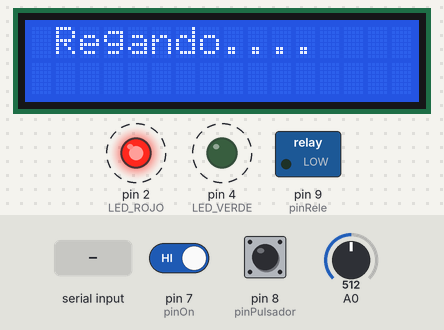
Bench run of a sketch on a simulated Arduino Uno, built with avr-gcc and run on an emulated ATmega328P. On the bench: 16×2 character LCD, switched loads named in the sketch (green lamp = pin HIGH), output pins drawn as LEDs (lit = HIGH). Dashed ring = blinking. The inputs (shaded band) are chosen by the test bench; at power-on: A0 = 512, pin 7 (pinOn) HIGH, pin 8 (pinPulsador) HIGH. The local clock reads 2024-03-15 10:24:30 at power-on unless the sketch sets it; what the sketch prints to the serial monitor is not drawn.

Above: at 5.59 s.
6.1 s: A0 set to 683
7.6 s: A0 set to 718
At 8.8 s:
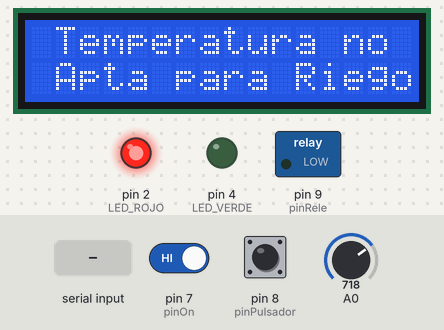
9.1 s: "T" received over Serial
At 11.0 s:
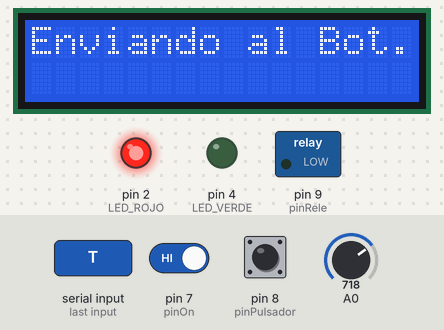
12.1 s: pin 7 (pinOn) driven LOW
At 14.9 s:
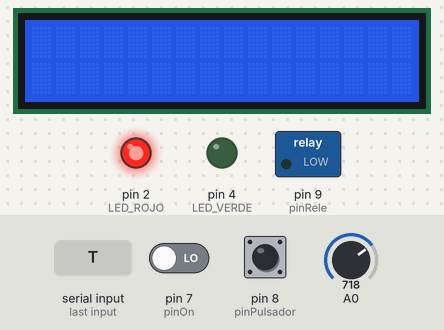
15.1 s: A0 set to 690
At 17.4 s:
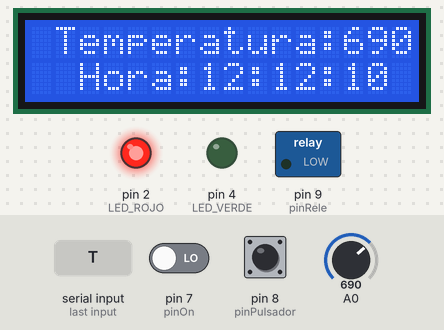
Timing chart, 0 to 54.6 s (numbered marks = the images above; inputs shaded):
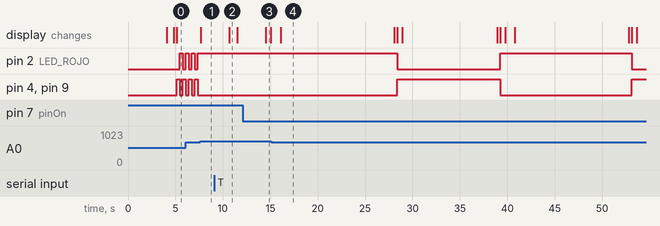

Measured:
- the behaviour switches between 700 and 701 on A0 (found by bisection; images 0 and 1)
- after the input at 7.6 s, pin 2 (LED_ROJO): stops changing and stays HIGH; pin 4 (LED_VERDE), pin 9 (pinRele): stops changing and stays LOW; the display: changes after 0.07 s (image 1)
- after the input at 9.1 s, the display: changes after 1.6 s (image 2)
- after the input at 12.1 s, the display: first differs from a run without the input after 2.4 s (image 3)
- after the input at 15.1 s, pin 2 (LED_ROJO): HIGH → LOW after 13.3 s, → HIGH 10.8 s later, → LOW 13.9 s later; pin 4 (LED_VERDE), pin 9 (pinRele): LOW → HIGH after 13.3 s, → LOW 10.8 s later, → HIGH 13.9 s later
- by itself, pin 2 (LED_ROJO), pin 4 (LED_VERDE), pin 9 (pinRele): alternates HIGH for 0.32 s and LOW for 0.32 s
- what the display in image 2 shows lasts 0.8 s, from 10.7 s to 11.5 s

The sketch:

riegochatbot.ino
```cpp
// Incluimos librerías
#include <Wire.h>
#include "RTClib.h"
#include <LiquidCrystal_I2C.h> // Libreria LCD_I2C

LiquidCrystal_I2C lcd(0x27, 16, 2); // si no sale con esta direccion  puedes usar (0x3f,16,2) || (0x27,16,2)  ||(0x20,16,2)

// Variables pines
const byte pinPulsador = 8;
const byte pinRele = 9;

// Instancia a la clase RTC_DS3231
RTC_DS3231 rtc;

// Parámetros de riego
const byte diasRiego = 1;
const byte horaRiego = 18;
byte contadorDias = 0;
boolean centinelaHora = true;

// Tiempo de riego
const long duracionRiego = 10000; // Cuánto tiempo riega en milisegundos
unsigned long marcaTiempo; // Marca de tiempo para contar los milisegundos
int LimiteHumedo = 700;

//Inicializamos variable para lectura del Button Light
const int pinOn = 7;
int On = HIGH;

void setup() {

  lcd.init();
  lcd.backlight();
  lcd.clear();
  lcd.setCursor(0, 0);
  lcd.print("Sistema de Riego");
  lcd.setCursor (0, 1);
  lcd.print("  Automatizado");
  delay(4000);
  lcd.clear();
  delay(700);
  lcd.noBacklight();

  // Configuración comunicación serie
  Serial.begin(9600);

  // Modo de los pines
  pinMode(pinPulsador, INPUT_PULLUP);
  pinMode(pinRele, OUTPUT);
  pinMode(2, OUTPUT); //LED ROJO
  pinMode(4, OUTPUT); //LED VERDE
  pinMode(pinOn, INPUT); //Boton backlight LCD

  // Iniciamos el rtc
  if (!rtc.begin()) {
    lcd.print("Falta RTC");
    while (1);
  }

  // Ajuste de fecha y hora. Año/Mes/Dia - Hora/Minutos/Segundos
  rtc.adjust(DateTime(2019, 5, 10, 12, 12, 00));
}

void loop() {

  // Obtenemos la fecha
  DateTime tiempoReferencia = rtc.now();

  //Lectura digital del pin boton consulta
  On = digitalRead(pinOn);

  //mandar mensaje a puerto serie en función del valor leido
  if (On == LOW) {
    lcd.backlight();
    delay(500);
    lcd.clear();
    if (digitalRead(pinRele) == 0) {
      lcd.print("  Riego Apagado");
      delay(1000);
      lcd.clear();
      lcd.setCursor(0, 0);
      lcd.print(" Temperatura: ");
      lcd.setCursor(13, 0);
      lcd.print(analogRead(A0));
      lcd.setCursor(2, 1);
      lcd.print("Hora:");
      lcd.print(tiempoReferencia.hour(), DEC);
      lcd.print(':');
      lcd.print(tiempoReferencia.minute(), DEC);
      lcd.print(':');
      lcd.print(tiempoReferencia.second(), DEC);
      lcd.print(' ');
      lcd.println();
      lcd.display();
      delay(2000);
    }
    else {
      lcd.print(" Riego Encendido");
    }
    delay(10000);
    lcd.noBacklight();
    lcd.clear();
  }


  // Leer el pulsador
  byte estadoPulsador = digitalRead(pinPulsador);

  // Esperamos para evitar dobles pulsaciones
  delay(300);

  // Comprobamos si se ha pulsado el pulsador
  int SensorTierra = analogRead(A0);
  if (estadoPulsador) {
    lcd.clear();
    lcd.backlight();
    if (SensorTierra <= LimiteHumedo) {

      lcd.print(" Regando....");

      // Cambiamos de estado el relé
      digitalWrite(pinRele, !digitalRead(pinRele));

      // Comenzamos a contar el tiempo
      marcaTiempo = millis();
    }
    else {
      lcd.setCursor(0, 0);
      lcd.print(" Temperatura no");
      lcd.setCursor(1, 1);
      lcd.print("Apta para Riego");
      delay(3000);
      lcd.noBacklight();
      lcd.clear();
    }
  }

  // Mostramos la fecha por el monitor LCD

  // Si es la hora de regar
  if (tiempoReferencia.hour() == horaRiego && centinelaHora) {
    // Marcamos para que no vuelva a entrar
    centinelaHora = false;

    // Sumamos una al contador de días
    contadorDias = contadorDias + 1;

    // Si han pasado los días para regar
    if (contadorDias == diasRiego) {
      // Regamos
      digitalWrite(pinRele, HIGH);

      // Comenzamos a contar el tiempo
      marcaTiempo = millis();

      // Iniciamos el contador de días
      contadorDias = 0;
    }
    // Si es otra hora marcamos para que vuelva a detectar
  } else if (tiempoReferencia.hour() != horaRiego) {
    centinelaHora = true;
  }

  // Si está regando
  if (digitalRead(pinRele)) {

    // Protegemos para cuando se reinicie millis()
    if (millis() < marcaTiempo) {
      marcaTiempo = 0;
    }

    // Comprobamos si ha pasado el tiempo
    if (millis() - marcaTiempo >= duracionRiego) {
      // Apagamos el riego
      digitalWrite(pinRele, LOW);
      lcd.clear();
      lcd.print("  Riego Apagado");
      delay(3000);
      lcd.noBacklight();
      lcd.clear();
    }
  }


  //Lectura de los LEDs
  if (digitalRead(pinRele))
  {
    digitalWrite(4, HIGH);
    digitalWrite(2, LOW);
  }
  else {
    digitalWrite(2, HIGH);
    digitalWrite(4, LOW);
  }

  //Codigo del Chatbot
  if(digitalRead(pinPulsador)){
  Serial.println("H");
  }

  if (millis() - marcaTiempo >= duracionRiego) {
      // Apagamos el riego
      digitalWrite(pinRele, LOW);
      lcd.clear();
      lcd.print("  Riego Apagado");
      Serial.println("P");
      delay(3000);
      lcd.noBacklight();
      lcd.clear();
    }

  if (Serial.available()) {
    char Letra = Serial.read();
    if (Letra == 'H') {
      digitalWrite(pinRele, HIGH);
      digitalWrite(4, HIGH);
      digitalWrite(2, LOW);
      lcd.clear();
      lcd.backlight();
      lcd.setCursor(0, 0);
      lcd.print(" Regando....");
      delay(duracionRiego);
    }
    else if (Letra == 'T') {
      //Enviar tmp a Nodejs
      lcd.clear();
      lcd.backlight();
      lcd.setCursor(0, 0);
      lcd.print("Enviando al Bot....");
      delay(500);

      Serial.print("M");//Inicio del paquete
      if (SensorTierra <= LimiteHumedo) {
        Serial.print("Humedo");
      }
      else {
        Serial.print("Seco");
      }
      Serial.print("-");
      Serial.print(tiempoReferencia.hour(), DEC);
      Serial.print(':');
      Serial.print(tiempoReferencia.minute(), DEC);
      Serial.print(':');
      Serial.print(tiempoReferencia.second(), DEC);
      Serial.println("X");//Final del paquete
    }
    else {
      lcd.backlight();
      lcd.setCursor(0, 0);
      lcd.print("No command...");
      delay(1000);
      lcd.noBacklight();
    }
  }
}
```
